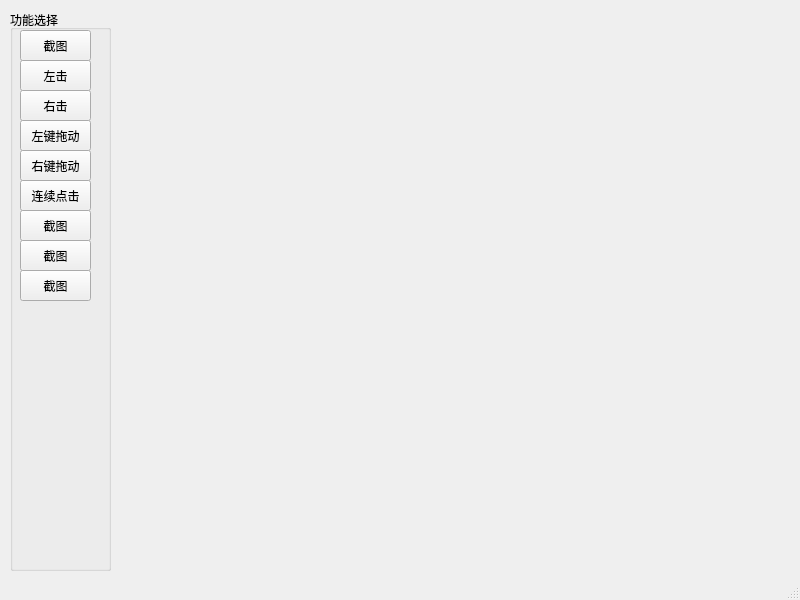
<?xml version="1.0" encoding="UTF-8"?>
<ui version="4.0">
 <class>MainWindow</class>
 <widget class="QMainWindow" name="MainWindow">
  <property name="geometry">
   <rect>
    <x>0</x>
    <y>0</y>
    <width>800</width>
    <height>600</height>
   </rect>
  </property>
  <property name="windowTitle">
   <string>MainWindow</string>
  </property>
  <widget class="QWidget" name="centralwidget">
   <widget class="QGroupBox" name="groupBox">
    <property name="geometry">
     <rect>
      <x>10</x>
      <y>10</y>
      <width>101</width>
      <height>561</height>
     </rect>
    </property>
    <property name="title">
     <string>功能选择</string>
    </property>
    <widget class="QPushButton" name="pushButton">
     <property name="geometry">
      <rect>
       <x>10</x>
       <y>20</y>
       <width>71</width>
       <height>31</height>
      </rect>
     </property>
     <property name="text">
      <string>截图</string>
     </property>
    </widget>
    <widget class="QPushButton" name="pushButton_2">
     <property name="geometry">
      <rect>
       <x>10</x>
       <y>50</y>
       <width>71</width>
       <height>31</height>
      </rect>
     </property>
     <property name="text">
      <string>左击</string>
     </property>
    </widget>
    <widget class="QPushButton" name="pushButton_3">
     <property name="geometry">
      <rect>
       <x>10</x>
       <y>80</y>
       <width>71</width>
       <height>31</height>
      </rect>
     </property>
     <property name="text">
      <string>右击</string>
     </property>
    </widget>
    <widget class="QPushButton" name="pushButton_4">
     <property name="geometry">
      <rect>
       <x>10</x>
       <y>110</y>
       <width>71</width>
       <height>31</height>
      </rect>
     </property>
     <property name="text">
      <string>左键拖动</string>
     </property>
    </widget>
    <widget class="QPushButton" name="pushButton_5">
     <property name="geometry">
      <rect>
       <x>10</x>
       <y>140</y>
       <width>71</width>
       <height>31</height>
      </rect>
     </property>
     <property name="text">
      <string>右键拖动</string>
     </property>
    </widget>
    <widget class="QPushButton" name="pushButton_6">
     <property name="geometry">
      <rect>
       <x>10</x>
       <y>170</y>
       <width>71</width>
       <height>31</height>
      </rect>
     </property>
     <property name="text">
      <string>连续点击</string>
     </property>
    </widget>
    <widget class="QPushButton" name="pushButton_7">
     <property name="geometry">
      <rect>
       <x>10</x>
       <y>200</y>
       <width>71</width>
       <height>31</height>
      </rect>
     </property>
     <property name="text">
      <string>截图</string>
     </property>
    </widget>
    <widget class="QPushButton" name="pushButton_8">
     <property name="geometry">
      <rect>
       <x>10</x>
       <y>230</y>
       <width>71</width>
       <height>31</height>
      </rect>
     </property>
     <property name="text">
      <string>截图</string>
     </property>
    </widget>
    <widget class="QPushButton" name="pushButton_9">
     <property name="geometry">
      <rect>
       <x>10</x>
       <y>260</y>
       <width>71</width>
       <height>31</height>
      </rect>
     </property>
     <property name="text">
      <string>截图</string>
     </property>
    </widget>
   </widget>
  </widget>
  <widget class="QMenuBar" name="menubar">
   <property name="geometry">
    <rect>
     <x>0</x>
     <y>0</y>
     <width>800</width>
     <height>23</height>
    </rect>
   </property>
  </widget>
  <widget class="QStatusBar" name="statusbar"/>
 </widget>
 <resources/>
 <connections/>
</ui>
